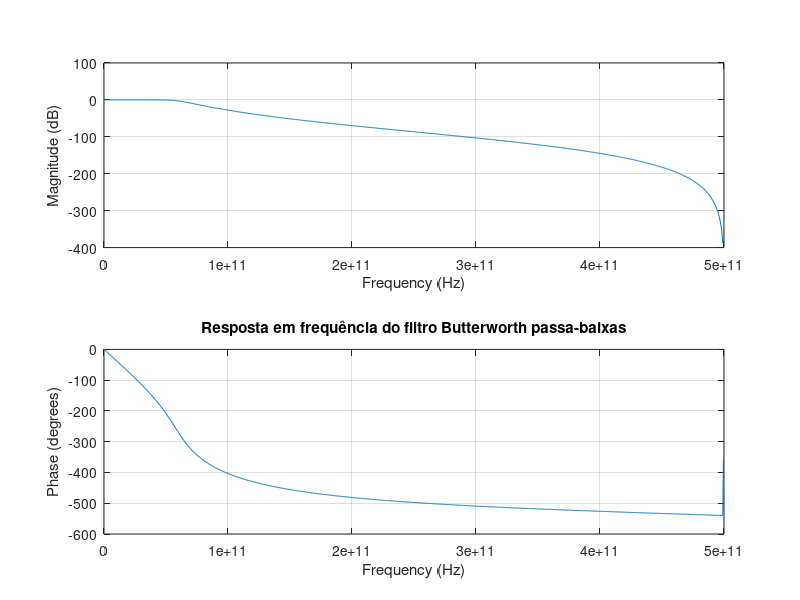
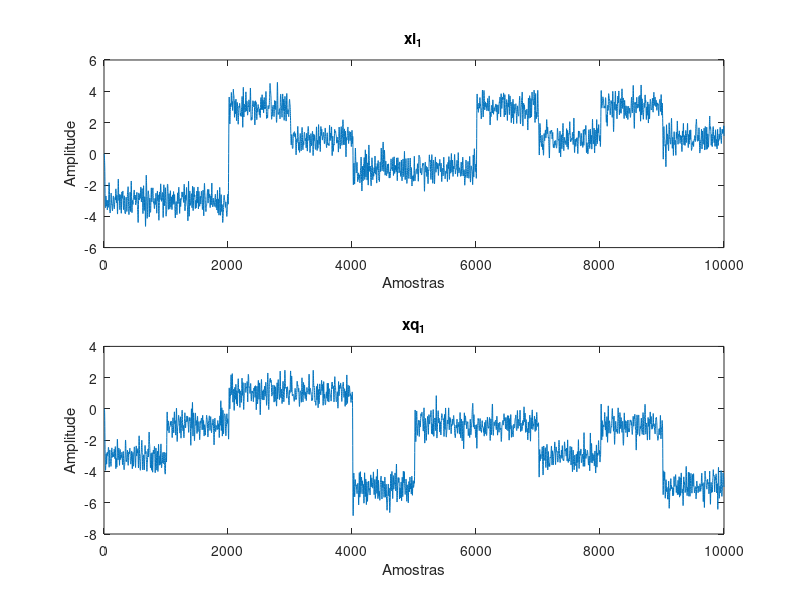
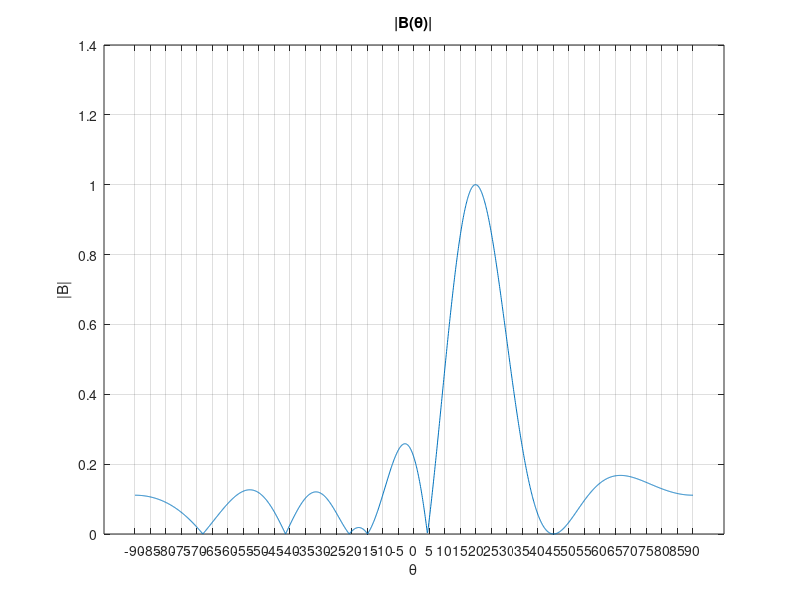
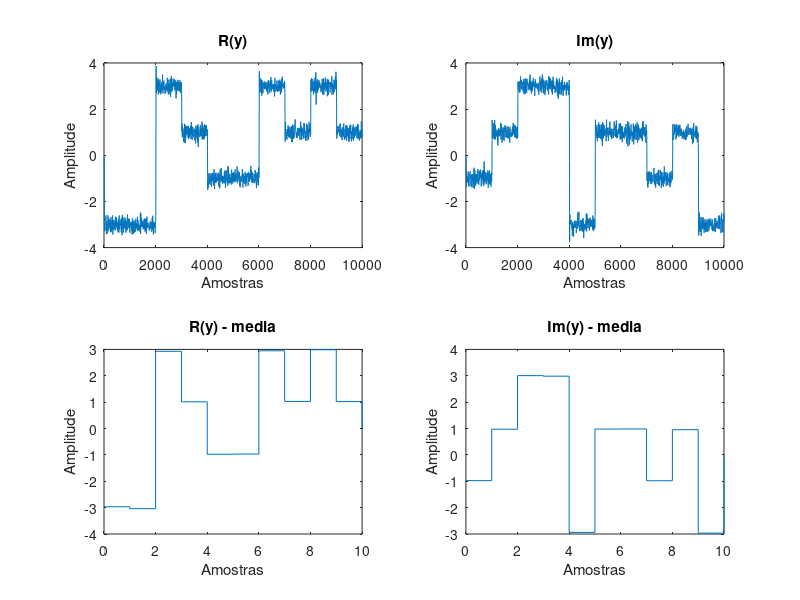

MATLAB code to generate these figures, in order:
%%
% Prova Final - PSI3531 (Processamento de Sinais Aplicado)
% Questão 1. Versão com ângulos nominais.
% Matheus Bordin Gomes

clear;clc;close all;

%%
%Dados iniciais
c = 3*10^8;             %Velocidade da luz no vácuo
f = 60*10^9;            %Frequência do sinal recebido
Omega = 2*pi*f;         %Frequência angular do sinal recebido
lambda = c/f;           %Comprimento de onda do sinal recebido
d = lambda/2;           %Distância entre as antenas
M = 8;                  %Número de antenas
theta = [20 45 -15];    %Ângulo de incidência dos sinais
load('sinais.mat');     %Sinal recebido em cada uma das oito antenas
var_n = 900;            %Variância do ruído nas antenas
fi = [3 ; 1 ; 1];       %Amplitude dos sinais recebidos

%%
% Ruído adicional para o item 6. Caso não queira ruído, deixar noise_amp em zero. 
noise_amp = 0;  
noise = noise_amp*randn(size(sinal_recebido));
sinal_recebido = sinal_recebido + noise;

%%
%Amostragem
fa = 10^12;         %Frequência de amostragem
Ta = 1/fa;          %Período de amostragem

%%
%Projeto do filtro Butterworth passa-baixa
[b,a] = butter(6,f/(fa/2));
figure(1);
freqz(b,a,1024,fa);
title('Resposta em frequência do filtro Butterworth passa-baixas');

%%
%Decodificação dos sinais xim e xqm em cada antena
arg_t = ((1:size(sinal_recebido,1))-1)/fa;
%xi recebido na antena 1
xim = filter(b,a,2*cos(Omega*arg_t)'.*sinal_recebido);
figure(2);
subplot(2,1,1);
plot(xim(:,1));
title('xi_1');
xlabel('Amostras');
ylabel('Amplitude');

%xq recebido na antena 1
xqm = filter(b,a,-2*sin(Omega*arg_t)'.*sinal_recebido);
subplot(2,1,2);
plot(xqm(:,1));
title('xq_1');
xlabel('Amostras');
ylabel('Amplitude');

xm = xim + 1j*xqm;

%%
%Projeto dos coeficientes do vetor w
m = (0:1:(M-1))';

%Monta a matriz C, com os vetores v(omega,theta)
C = (exp(1j*m*Omega*d*sind(theta)/c));

%Monta o vetor V, com os vetores v(omega,theta)
phi = theta;
V = (exp(1j*m*Omega*d*sind(phi)/c));

%Calcula sigma
sig = fi*fi';

%Calcula Sr
Sr = var_n*eye(size(V,1));

%Monta g
g_h = zeros(3,1);
g_h(1) = 1;
g = g_h;

%Monta C
w = inv(V*(sig')*V' + Sr)*C*inv(C'*inv(V*(sig')*V' + Sr)*C)*g; %#ok<*MINV>
w_h = w';

%Plota a resposta B
theta_x = -90:0.1:90;
V_theta = (exp(1j*m*Omega*d*sind(theta_x)/c));
B = w_h*V_theta;
figure(3);
plot(theta_x,abs(B));
title('|B(\theta)|');
xlabel('\theta');
ylabel('|B|');
xticks(-90:5:90);
grid;
%%
%Obtenção do sinal recebido
y = w_h*xm.';
%Parte real de y
figure(4);
subplot(2,2,1);
plot(real(y));
title('R(y)');
xlabel('Amostras');
ylabel('Amplitude');
%Parte imaginária de y
subplot(2,2,2);
plot(imag(y));
title('Im(y)');
xlabel('Amostras');
ylabel('Amplitude');

%%
%Recuperação dos símbolos transmitidos
N = round(10^(-9)*fa);
n_simbols = round(length(y(1,:))/N);
y_rcv=zeros(n_simbols,1);
for k = 1:n_simbols
    y_rcv(k) = mean(y(1+(k-1)*N:k*N));
end

%Parte real de y_rcv
y_rcv_plot = y_rcv;
y_rcv_plot(k+1)=0;
x_plot = 0:10;
subplot(2,2,3);
stairs(x_plot,real(y_rcv_plot));
title('R(y) - media');
xlabel('Amostras');
ylabel('Amplitude');
%Parte imaginária de y_rcv
subplot(2,2,4);
stairs(x_plot,imag(y_rcv_plot));
title('Im(y) - media');
xlabel('Amostras');
ylabel('Amplitude');

%%
%Decodificação dos símbolos
symbols_16_qam = qammod(0:15,16);
[~,ind] = min(abs(symbols_16_qam - y_rcv),[],2);
simbols = symbols_16_qam(ind);

%%
% Erros
load('mensagem.mat');
message = symbols_16_qam(mensagem+1);

erros = sum(sum(simbols ~= message))  %#ok<NOPTS>

figure(5);
scatter(real(message), imag(message));
hold on;
scatter(real(simbols), imag(simbols), 'x');
hold off;
title('Scatter dos símbolos tx e rx');
legend('Mensagem transmitida', 'Mensagem recebida');